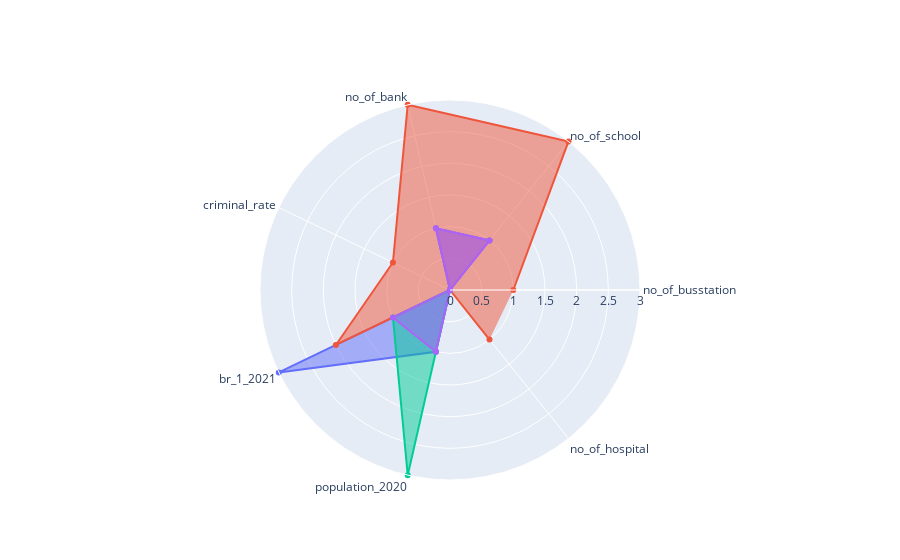

Here is the notebook cell this chart was saved with:
### Code cell
categories = features

fig = go.Figure()
    
for i in set(df_kmean['cluster']):
    r = []
    
    for j in categories:
        #r.append(get_radar_value_by_std(df_kmean[df_kmean['cluster'] == i][j].mean(), df_neighborhood[j].mean()))
        r.append(get_radar_value_by_rescale(df_kmean[df_kmean['cluster'] == i][j].mean(), df_neighborhood[j].min(), df_neighborhood[j].max()))
    
    fig.add_trace(go.Scatterpolar(
          r=r,
          theta=categories,
          fill='toself',
          name='Cluster'+str(i)
    ))

fig.update_layout(
  polar=dict(
    radialaxis=dict(
      visible=True,
      range=[0, 3]
    )),
  showlegend=False
)

fig.show()

### Figure 1 — Plotly figure (JSON) as saved in the notebook; plotly's stock layout.template omitted (floating-point values rounded to 4 significant figures)
{"data": [{"fill": "toself", "name": "Cluster0", "r": [0, 1, 1, 0, 3, 1, 0], "theta": ["no_of_busstation", "no_of_school", "no_of_bank", "criminal_rate", "br_1_2021", "population_2020", "no_of_hospital"], "type": "scatterpolar"}, {"fill": "toself", "name": "Cluster1", "r": [1, 3, 3, 1, 2, 0, 1], "theta": ["no_of_busstation", "no_of_school", "no_of_bank", "criminal_rate", "br_1_2021", "population_2020", "no_of_hospital"], "type": "scatterpolar"}, {"fill": "toself", "name": "Cluster2", "r": [0, 0, 0, 0, 1, 3, 0], "theta": ["no_of_busstation", "no_of_school", "no_of_bank", "criminal_rate", "br_1_2021", "population_2020", "no_of_hospital"], "type": "scatterpolar"}, {"fill": "toself", "name": "Cluster3", "r": [0, 1, 1, 0, 1, 1, 0], "theta": ["no_of_busstation", "no_of_school", "no_of_bank", "criminal_rate", "br_1_2021", "population_2020", "no_of_hospital"], "type": "scatterpolar"}], "layout": {"autosize": true, "polar": {"angularaxis": {"type": "category"}, "radialaxis": {"autorange": false, "range": [0, 3], "type": "linear", "visible": true}}, "showlegend": false}}
